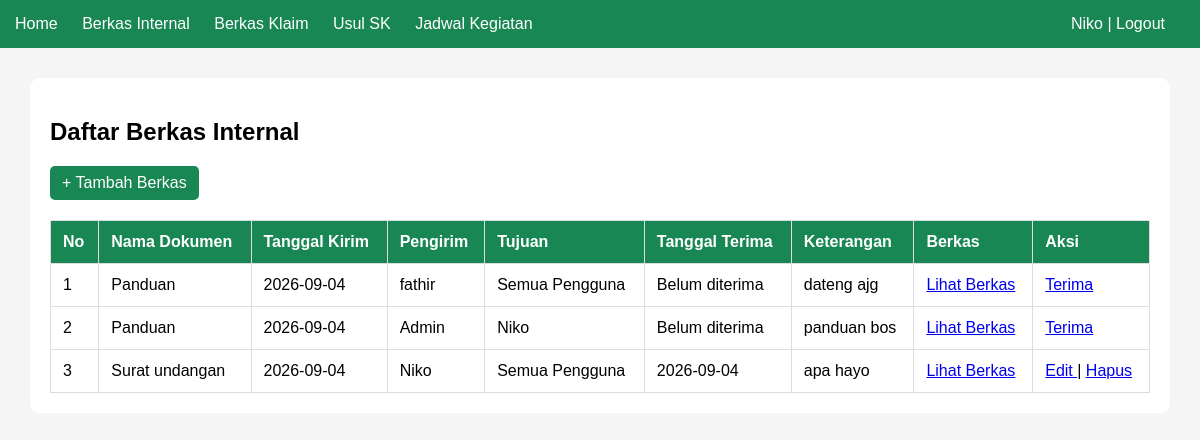
The app's page /index.php?aksi=berkas (signed in) with its own data.
### tables this page shows
CREATE TABLE `berkas` (
  `id_berkas` int NOT NULL,
  `n_dokumen` varchar(255) NOT NULL,
  `tgl_kirim` date NOT NULL,
  `id_pengirim` int NOT NULL,
  `id_tujuan` int DEFAULT NULL,
  `tujuan_semua` tinyint(1) NOT NULL DEFAULT '0',
  `tgl_terima` date DEFAULT NULL,
  `tujuan` varchar(20) DEFAULT NULL,
  `keterangan` text,
  `file_berkas` varchar(255) DEFAULT NULL,
  `status` enum('Dikirim','Diterima') NOT NULL DEFAULT 'Dikirim'
);

CREATE TABLE `user` (
  `id_user` int NOT NULL,
  `nama` varchar(50) NOT NULL,
  `username` varchar(50) NOT NULL,
  `password` varchar(255) NOT NULL,
  `bagian` varchar(50) NOT NULL,
  `no_tlp` varchar(20) NOT NULL,
  `email` varchar(100) NOT NULL,
  `role` enum('admin','pegawai') NOT NULL,
  `pw_diganti` datetime DEFAULT NULL,
  `pw_batas` int NOT NULL DEFAULT '0',
  `pw_waktuganti` datetime DEFAULT NULL
);

### controller/BerkasController.php (called while the page is built, shortened)
<?php
require_once "model/Berkas.php";
class BerkasController {
    public function index() {
        $model = new Berkas();
        $data = $model->tampilData($_SESSION['id_user']);
        $user = $model->tampilUser();
        require_once "views/tampilan.php";
    }
}
?>

### model/Berkas.php (called while the page is built, shortened)
<?php
require_once "config/Koneksi.php";
class Berkas {
    private $conn;
    public function __construct() {
        $db = new Koneksi();
        $this->conn = $db->getKoneksi();
    }
    public function tampilData($id_user) {
        $sql = "SELECT berkas.*,
                pengirim.nama AS nama_pengirim,
                penerima.nama AS nama_penerima
                FROM berkas
                JOIN `user` pengirim
                ON berkas.id_pengirim = pengirim.id_user
                LEFT JOIN `user` penerima
                ON berkas.id_tujuan = penerima.id_user
                WHERE berkas.id_tujuan = $id_user
                OR berkas.tujuan_semua = 1
                OR berkas.id_pengirim = $id_user
                ORDER BY berkas.id_berkas DESC";
        $hasil = $this->conn->query($sql);
        $data = [];
        while ($row = $hasil->fetch_assoc()) {
            $data[] = $row;
        }
        return $data;
    }
    public function tampilUser() {
        $sql = "SELECT * FROM `user`
                ORDER BY nama ASC";
        $hasil = $this->conn->query($sql);
        $data = [];
        while ($row = $hasil->fetch_assoc()) {
            $data[] = $row;
        }
        return $data;
    }
}
?>

### config/Koneksi.php (called while the page is built, shortened)
<?php
class Koneksi {
    public function getKoneksi() {
        $koneksi = new mysqli("localhost", "root", "", "e-berkas");
        return $koneksi;
    }
}
?>

### views/tampilan.php (the view, shortened to what this page needs)
<!DOCTYPE html>
<html>
<head>
</head>
<body>
<div class="navbar">
    <a href="index.php?aksi=home">Home</a>
    <a href="index.php?aksi=berkas">Berkas Internal</a>
    <a href="#">Berkas Klaim</a>
    <a href="#">Usul SK</a>
    <a href="#">Jadwal Kegiatan</a>
    <span style="float:right;">
        <?php echo $_SESSION['nama']; ?> |
        <a href="index.php?aksi=logout">Logout</a>
    </span>
</div>
<div class="container">
    <div class="box">
        <h2>Daftar Berkas Internal</h2>
        <a class="btn" href="index.php?aksi=tambah">
            + Tambah Berkas
        </a>
        <table>
            <tr>
                <th>No</th>
                <th>Nama Dokumen</th>
                <th>Tanggal Kirim</th>
                <th>Pengirim</th>
                <th>Tujuan</th>
                <th>Tanggal Terima</th>
                <th>Keterangan</th>
                <th>Berkas</th>
                <th>Aksi</th>
            </tr>
            <?php $no = 1; ?>
            <?php foreach ($data as $row) { ?>
            <tr>
                <td><?php echo $no++; ?></td>
                <td>
                    <?php echo $row['n_dokumen']; ?>
                </td>
                <td>
                    <?php echo $row['tgl_kirim']; ?>
                </td>
                <td>
                    <?php echo $row['nama_pengirim']; ?>
                </td>
                <td>
                    <?php
                    if ($row['tujuan_semua'] == 1) {
                        echo "Semua Pengguna";
                    } else {
                        echo $row['nama_penerima'];
                    }
                    ?>
                </td>
                <td>
                    <?php
                    if ($row['tgl_terima'] == NULL) {
                        echo "Belum diterima";
                    } else {
                        echo $row['tgl_terima'];
                    }
                    ?>
                </td>
                <td>
                    <?php echo $row['keterangan']; ?>
                </td>
                <td>
                    <?php if (!empty($row['file_berkas'])) { ?>
                        <a href="uploads/<?php echo $row['file_berkas']; ?>"
                           target="_blank">
                            Lihat Berkas
                        </a>
                    <?php } else { ?>
                        Tidak ada file
                    <?php } ?>
                </td>
                <td>
                    <?php if ($row['id_pengirim'] == $_SESSION['id_user']) { ?>
                        <a href="index.php?aksi=edit&id=<?php echo $row['id_berkas']; ?>">
                            Edit
                        </a>
                        |
                        <a href="index.php?aksi=hapus&id=<?php echo $row['id_berkas']; ?>"
                           onclick="return confirm('Yakin ingin menghapus berkas ini?')">
                            Hapus
                        </a>
                    <?php } ?>
                    <?php
                    if (
                        $row['id_pengirim'] != $_SESSION['id_user'] &&
                        $row['tgl_terima'] == NULL
                    ) {
                    ?>
                        <a href="index.php?aksi=terima&id=<?php echo $row['id_berkas']; ?>">
                            Terima
                        </a>
                    <?php } ?>
                </td>
            </tr>
            <?php } ?>
        </table>
    </div>
</div>
</body>
</html>

### views/tampilan.php (style rules this page uses)
body { margin: 0; font-family: Arial; background: #f5f5f5; }
.navbar { background: #198754; padding: 15px; color: white; }
.navbar a { color: white; text-decoration: none; margin-right: 20px; }
.container { padding: 30px; }
.box { background: white; padding: 20px; border-radius: 10px; }
table { width: 100%; border-collapse: collapse; margin-top: 20px; }
th, td { padding: 12px; border: 1px solid #ddd; text-align: left; }
th { background: #198754; color: white; }
.btn { display: inline-block; padding: 8px 12px; background: #198754; color: white; text-decoration: none; border-radius: 5px; }

### records on screen
berkas: n_dokumen "Panduan", tgl_kirim "2026-09-04", user.nama "fathir", tujuan_semua "Semua Pengguna", shows "Belum diterima", keterangan "dateng ajg"
berkas: n_dokumen "Panduan", tgl_kirim "2026-09-04", user.nama "Admin", user.nama "Niko", shows "Belum diterima", keterangan "panduan bos"
berkas: n_dokumen "Surat undangan", tgl_kirim "2026-09-04", user.nama "Niko", tujuan_semua "Semua Pengguna", tgl_terima "2026-09-04", keterangan "apa hayo"

### other values on screen
$_SESSION['nama'] "Niko"
